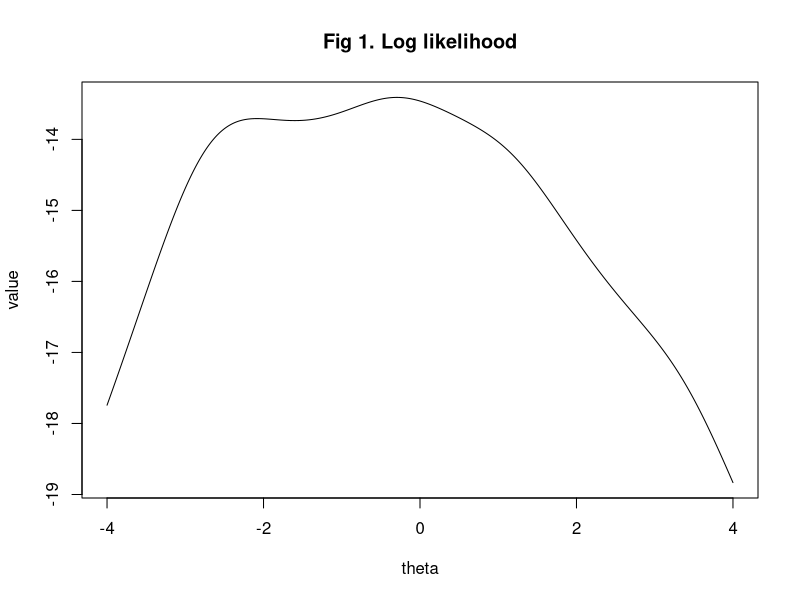
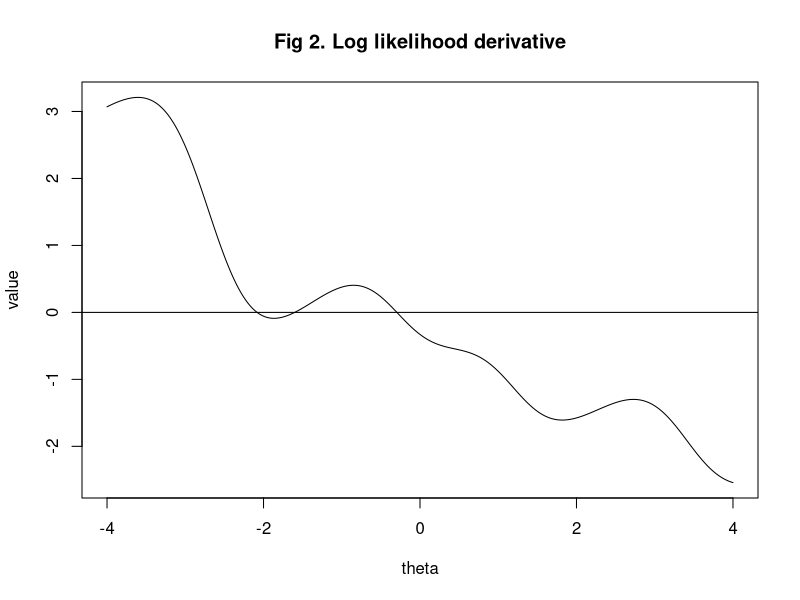
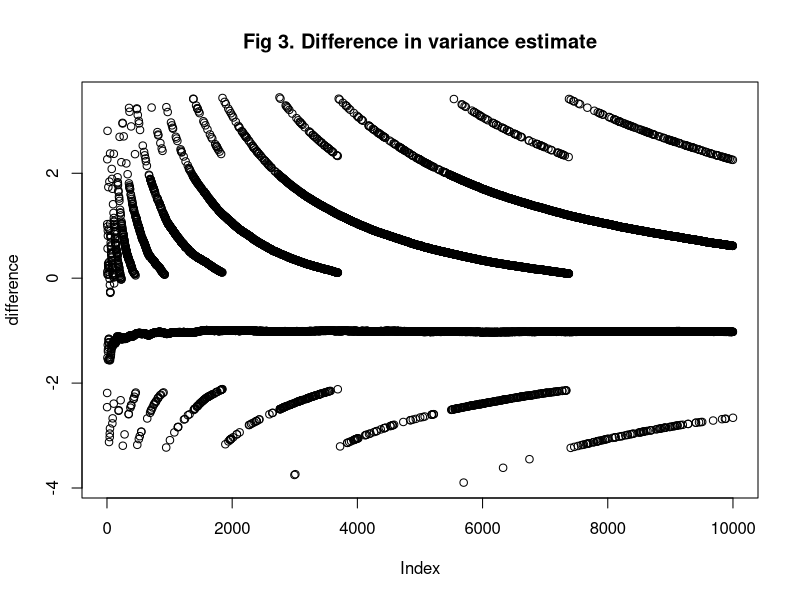

These charts were generated, in order, by the following R code:
## ---- chunk 1
# Problem setup

## Data parameter values
theta <- seq(-4, 4, 0.01)
x <- c(-2.8, 3.4, 1.2, -.3, -2.6)

# Log-likelihood function
loglike <- function(theta){-5*log(pi)-sum(log(1+(x-theta)^2))}

# Log-likelihood first derivative function
loglike_derivative <- function(theta){sum(2*(x-theta)/(1+(x-theta)^2))}
## ---- chunk 2
# Log likelihood plot
y_a1 <- c()
for (theta_i in theta){
  y_a1 <- c(y_a1, loglike(theta_i))
}

plot(theta,
     y_a1,
     type="l",
     main = "Fig 1. Log likelihood",
     xlab = "theta",
     ylab = "value")


# Log likelihood derivative plot
y_a2 <- c()
for (theta_i in theta){
  y_a2 <- c(y_a2, loglike_derivative(theta_i))
}

plot(theta,
     y_a2,
     type="l",
     main = "Fig 2. Log likelihood derivative",
     xlab = "theta",
     ylab = "value")
abline(b=0, a=0)
## ---- chunk 3
# Bisection function

bisect_estimate <- function(a, b, epsilon = 0.000001){
  # a is the left start guess
  # b is the right start guess
  # epsilon is the desired convergence error
  
  y1 <- loglike_derivative(a)
  y2<- loglike_derivative(b)
  #stopifnot("Invalid boundaries `a` and `b`" = y1 * y2 < 0)
  
  x_t <- c()
  # In the beginning, x_t is either empty or only has one value.
  # When x_t has at least two values, evaluate the last two values with
  # respect to the convergence error.
  while(length(x_t) < 2 || abs(tail(x_t,1)-tail(x_t,2)[1]) > epsilon){
    y1 <- loglike_derivative(a) #sum(2*(x-a)/(1+(x-a)^2))
    y2<- loglike_derivative(b) #sum(2*(x-b)/(1+(x-b)^2))
    
    # Calculate new boundary
    x_t <- c(x_t,(a + b)/2)
    
    if(loglike_derivative(a)*loglike_derivative(tail(x_t,1)) <= 0){
      b <- tail(x_t,1)
    }
    if(loglike_derivative(b)*loglike_derivative(tail(x_t,1)) < 0){
      a <- tail(x_t,1)
    }
  }
  cat("Estimate of x_value: ", tail(x_t, 1), "\n")
  return(tail(x_t, 1))
}
## ---- chunk 4
# Local maximum
m1 <- bisect_estimate(-2.5, -2)
cat("loglike value: ", loglike(m1), "\n\n")

# Global maximum
m2 <- bisect_estimate(-0.5, 0)
cat("loglike value: ", loglike(m2), "\n")
## ---- chunk 5

values <- seq(-4,4,0.1) #The range of theta values

first_der_values<-data.frame("value"= NA,"derivative" =NA) #creating an empty dataframe to store the derivative                                                              #values             

#We now store the theta values and its corresponding derivative into the dataframe

for (i in 1:length(values)){
  first_der_values[i,1]<-values[i]
  first_der_values[i,2]<-loglike_derivative(values[i])
  
}

#separating the positive and negtaive derivative value into 
pos<-subset(first_der_values,derivative>0)
neg<-subset(first_der_values,derivative<0)

final<-c()

len<-nrow(pos)
len2<-nrow(neg)



#Using a double for-loop to go through all the values and combinations of theta. 
for (i in 1:len){
  for( j in 1:len2){
    
    if(pos[i,1]<neg[j,1]){
      a<-pos[i,1]
      b<-neg[j,1]
    }else{
      b<-pos[i,1]
      a<-neg[j,1]
    }
    x_i <- c()
    
    while(length(x_i) < 2 || abs(tail(x_i,1)-tail(x_i,2)[1])>0.00000001){
      y1 <- loglike_derivative(a) #sum(2*(x-a)/(1+(x-a)^2))
      y2<- loglike_derivative(b) #sum(2*(x-b)/(1+(x-b)^2))
      
      if(length(x_i) == 0 && y1 * y2 >= 0){print("Break");break}
      
      x_i <- c(x_i,(a + b)/2)
      
      if(loglike_derivative(a)*loglike_derivative(tail(x_i,1)) <= 0){
        b <- tail(x_i,1)
      }
      if(loglike_derivative(b)*loglike_derivative(tail(x_i,1)) < 0){
        a <- tail(x_i,1)
      }
    }
    final<-c(final,(tail(x_i, 1)+tail(x_i, 2)[1])/2)
  }
}

#plot(theta, y_a1, type="l")
#abline(v=final)


#plot(theta, y_a2, type="l")
#abline(b=0, a=0)
#abline(v=final)


#We get all the optimal values:
final2<-as.data.frame(final)
#-1.6017752,-0.2952455,-2.0821239

#Now we compare these values with the function to see which gives the highest value
y_a11 <- c()
optim_val<-c(-1.6017752,-0.2952455,-2.0821239)
for (theta_i in optim_val){
  y_a11 <- c(y_a11, -5*log(pi)-sum(log(1+(x-theta_i)**2)))
}
#[1] -13.73572 -13.40942 -13.70770

#So the highest value is when theta is -0.2952455

## ---- chunk 6
# Variance estimation function
myvar <- function(x){
  output <- (sum(x^2) - sum(x)^2 / length(x)) / (length(x)-1)
  
  #cat("Variance estimate:", output, "\n")
  return(output)
}
## ---- chunk 7
set.seed(18078)
x <- rnorm(n=10^4, mean=10^8, sd=1)
## ---- chunk 8
# The difference for each subset

myvar_vector <- c()
var_vector <- c()
for (i in 1:10^4){
  myvar_vector <- c(myvar_vector, myvar(x[1:i]))
  var_vector <- c(var_vector, var(x[1:i]))
  #difference <- c(difference, myvar(x[1:i])-var(x[1:i]))
}
difference <- myvar_vector - var_vector

plot(difference,
     type = "p",
     main = "Fig 3. Difference in variance estimate")
#plot(myvar_vector, var_vector)
## ---- chunk 9
myvar_improved_1<-function(x){
   m <- mean(x)
  sum((x-m)**2)/(length(x)-1)
}

myvar_improved_2<-function(x){
  var(x)*(length(x)-1)/length(x)
  
}

#checking difference with the first improvement
myvar_improved_1_vector <- c()
var_vector <- c()
for (i in 1:10^4){
  myvar_improved_1_vector <- c(myvar_improved_1_vector, myvar_improved_1(x[1:i]))
  var_vector <- c(var_vector, var(x[1:i]))
}

difference1 <- myvar_improved_1_vector - var_vector


#checking difference with the second improvement
myvar_improved_2_vector <- c()
var_vector <- c()
for (i in 1:10^4){
  myvar_improved_2_vector <- c(myvar_improved_2_vector, myvar_improved_2(x[1:i]))
  var_vector <- c(var_vector, var(x[1:i]))
}

difference2 <- myvar_improved_2_vector - var_vector



#myvar_improved_1 gives better results and the difference to the var() function in R is much smaller. 

## ---- chunk 10
# Problem setup

## Data parameter values
theta <- seq(-4, 4, 0.01)
x <- c(-2.8, 3.4, 1.2, -.3, -2.6)

# Log-likelihood function
loglike <- function(theta){-5*log(pi)-sum(log(1+(x-theta)^2))}

# Log-likelihood first derivative function
loglike_derivative <- function(theta){sum(2*(x-theta)/(1+(x-theta)^2))}
## ---- chunk 11
# Bisection function

bisect_estimate <- function(a, b, epsilon = 0.000001){
  # a is the left start guess
  # b is the right start guess
  # epsilon is the desired convergence error
  
  y1 <- loglike_derivative(a)
  y2<- loglike_derivative(b)
  #stopifnot("Invalid boundaries `a` and `b`" = y1 * y2 < 0)
  
  x_t <- c()
  # In the beginning, x_t is either empty or only has one value.
  # When x_t has at least two values, evaluate the last two values with
  # respect to the convergence error.
  while(length(x_t) < 2 || abs(tail(x_t,1)-tail(x_t,2)[1]) > epsilon){
    y1 <- loglike_derivative(a) #sum(2*(x-a)/(1+(x-a)^2))
    y2<- loglike_derivative(b) #sum(2*(x-b)/(1+(x-b)^2))
    
    # Calculate new boundary
    x_t <- c(x_t,(a + b)/2)
    
    if(loglike_derivative(a)*loglike_derivative(tail(x_t,1)) <= 0){
      b <- tail(x_t,1)
    }
    if(loglike_derivative(b)*loglike_derivative(tail(x_t,1)) < 0){
      a <- tail(x_t,1)
    }
  }
  cat("Estimate of x_value: ", tail(x_t, 1), "\n")
  return(tail(x_t, 1))
}
## ---- chunk 12
# Local maximum
m1 <- bisect_estimate(-2.5, -2)
cat("loglike value: ", loglike(m1), "\n\n")

# Global maximum
m2 <- bisect_estimate(-0.5, 0)
cat("loglike value: ", loglike(m2), "\n")
## ---- chunk 13

values <- seq(-4,4,0.1) #The range of theta values

first_der_values<-data.frame("value"= NA,"derivative" =NA) #creating an empty dataframe to store the derivative                                                              #values             

#We now store the theta values and its corresponding derivative into the dataframe

for (i in 1:length(values)){
  first_der_values[i,1]<-values[i]
  first_der_values[i,2]<-loglike_derivative(values[i])
  
}

#separating the positive and negtaive derivative value into 
pos<-subset(first_der_values,derivative>0)
neg<-subset(first_der_values,derivative<0)

final<-c()

len<-nrow(pos)
len2<-nrow(neg)



#Using a double for-loop to go through all the values and combinations of theta. 
for (i in 1:len){
  for( j in 1:len2){
    
    if(pos[i,1]<neg[j,1]){
      a<-pos[i,1]
      b<-neg[j,1]
    }else{
      b<-pos[i,1]
      a<-neg[j,1]
    }
    x_i <- c()
    
    while(length(x_i) < 2 || abs(tail(x_i,1)-tail(x_i,2)[1])>0.00000001){
      y1 <- loglike_derivative(a) #sum(2*(x-a)/(1+(x-a)^2))
      y2<- loglike_derivative(b) #sum(2*(x-b)/(1+(x-b)^2))
      
      if(length(x_i) == 0 && y1 * y2 >= 0){print("Break");break}
      
      x_i <- c(x_i,(a + b)/2)
      
      if(loglike_derivative(a)*loglike_derivative(tail(x_i,1)) <= 0){
        b <- tail(x_i,1)
      }
      if(loglike_derivative(b)*loglike_derivative(tail(x_i,1)) < 0){
        a <- tail(x_i,1)
      }
    }
    final<-c(final,(tail(x_i, 1)+tail(x_i, 2)[1])/2)
  }
}

#plot(theta, y_a1, type="l")
#abline(v=final)


#plot(theta, y_a2, type="l")
#abline(b=0, a=0)
#abline(v=final)


#We get all the optimal values:
final2<-as.data.frame(final)
#-1.6017752,-0.2952455,-2.0821239

#Now we compare these values with the function to see which gives the highest value
y_a11 <- c()
optim_val<-c(-1.6017752,-0.2952455,-2.0821239)
for (theta_i in optim_val){
  y_a11 <- c(y_a11, -5*log(pi)-sum(log(1+(x-theta_i)**2)))
}
#[1] -13.73572 -13.40942 -13.70770

#So the highest value is when theta is -0.2952455

## ---- chunk 14
# Variance estimation function
myvar <- function(x){
  output <- (sum(x^2) - sum(x)^2 / length(x)) / (length(x)-1)
  
  #cat("Variance estimate:", output, "\n")
  return(output)
}
## ---- chunk 15
set.seed(18078)
x <- rnorm(n=10^4, mean=10^8, sd=1)
## ---- chunk 16
myvar_improved_1<-function(x){
   m <- mean(x)
  sum((x-m)**2)/(length(x)-1)
}

myvar_improved_2<-function(x){
  var(x)*(length(x)-1)/length(x)
  
}

#checking difference with the first improvement
myvar_improved_1_vector <- c()
var_vector <- c()
for (i in 1:10^4){
  myvar_improved_1_vector <- c(myvar_improved_1_vector, myvar_improved_1(x[1:i]))
  var_vector <- c(var_vector, var(x[1:i]))
}

difference1 <- myvar_improved_1_vector - var_vector


#checking difference with the second improvement
myvar_improved_2_vector <- c()
var_vector <- c()
for (i in 1:10^4){
  myvar_improved_2_vector <- c(myvar_improved_2_vector, myvar_improved_2(x[1:i]))
  var_vector <- c(var_vector, var(x[1:i]))
}

difference2 <- myvar_improved_2_vector - var_vector



#myvar_improved_1 gives better results and the difference to the var() function in R is much smaller. 

